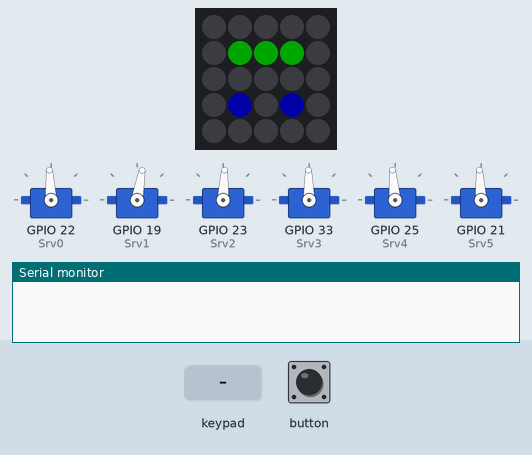
This sketch was run on a simulated ESP32. On the bench: 5×5 RGB LED matrix (first LED top left, wired row by row), 6 × servo, the last lines printed to the serial monitor. The inputs (shaded band) are chosen by the test bench. Dim RGB values are drawn brighter than linear; servo pulses on a pin are drawn as a servo (544–2400 µs = 0–180°).

Above: at 1.3 s.
1.4 s: key 'L' pressed
At 1.96 s:
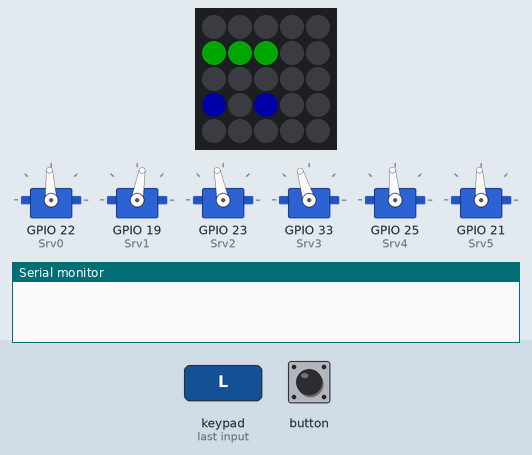
4.4 s: key 'R' pressed
At 4.93 s:
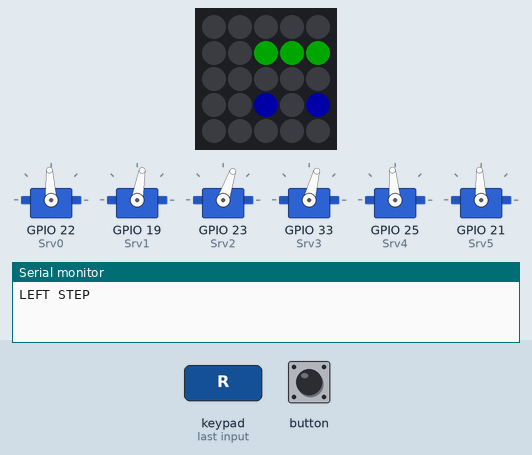
6.5 s: key 'U' pressed
9.4 s: key 'D' pressed
12.4 s: key 'O' pressed
At 13.67 s:
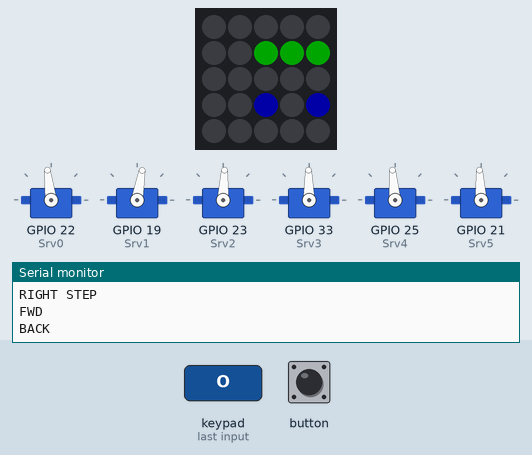
15.4 s: key 'S' pressed
At 15.96 s:
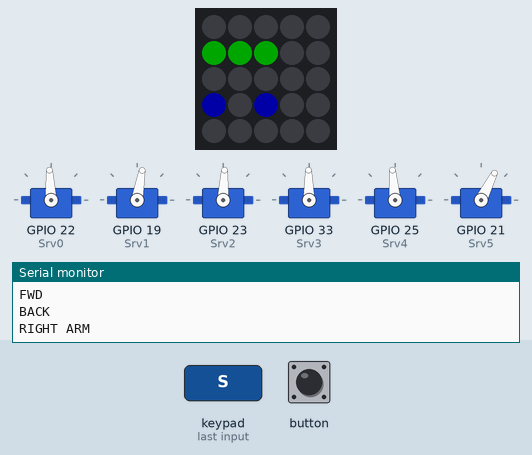
Timing chart, 0 to 18.4 s (numbered marks = the images above; inputs shaded):
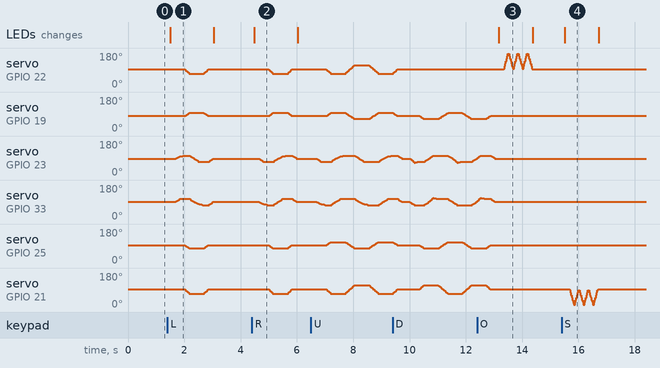

Measured:
- after the input at 1.4 s, servo on GPIO 19 (Srv1): rises from 80° to 96° in 0.14 s, then falls to 80° in 0.68 s; the LEDs: change after 0.10 s (image 1)
- after the input at 4.4 s, servo on GPIO 19 (Srv1): rises from 80° to 96° in 0.14 s, then falls to 80° in 0.68 s; the LEDs: change after 0.08 s (image 2)
- by itself, servo on GPIO 23 (Srv2): rises from 89° to 103° in 0.11 s, then falls to 87° in 0.50 s
- by itself, servo on GPIO 33 (Srv3): rises from 94° to 112° in 0.11 s, then falls to 91° in 0.50 s

The sketch:

s4_6axis_Control_dabble.ino
```cpp
#define CUSTOM_SETTINGS
#define INCLUDE_GAMEPAD_MODULE
#include <DabbleESP32.h>

#include "M5Atom.h"

const uint8_t Srv0 = 22; //GPIO Right Arm
const uint8_t Srv1 = 19; //GPIO Right Leg
const uint8_t Srv2 = 23; //GPIO Right Foot
const uint8_t Srv3 = 33; //GPIO Left Foot
const uint8_t Srv4 = 25; //GPIO Left Leg
const uint8_t Srv5 = 21; //GPIO Left Arm

const uint8_t srv_CH0 = 0, srv_CH1 = 1, srv_CH2 = 2, srv_CH3 = 3, srv_CH4 = 4, srv_CH5 = 5; //チャンネル
const double PWM_Hz = 50;   //PWM周波数
const uint8_t PWM_level = 16; //PWM 16bit(0～65535)

int pulseMIN = 1640;  //0deg 500μsec 50Hz 16bit : PWM周波数(Hz) x 2^16(bit) x PWM時間(μs) / 10^6
int pulseMAX = 8190;  //180deg 2500μsec 50Hz 16bit : PWM周波数(Hz) x 2^16(bit) x PWM時間(μs) / 10^6

int cont_min = 0;
int cont_max = 180;

int angZero[] = {90, 78, 85, 88, 92, 90};
int ang0[6];
int ang1[6];
int ang_b[6];
char ang_c[6];
float ts=160;  //160msごとに次のステップに移る
float td=20;   //20回で分割

// Forward Step
int f_s[19][6]={
  {0,0,0,0,0,0},
  {0,0,-15,-10,0,0},
  {0,0,-15,-15,0,0},
  {-20,15,-15,-15,15,-20},
  {-20,15,0,0,15,-20},
  {-20,15,10,15,15,-20},
  {-20,15,15,15,15,-20},
  {0,0,15,15,0,0},
  {20,-15,15,15,-15,20},
  {20,-15,0,0,-15,20},
  {20,-15,-15,-10,-15,20},
  {20,-15,-15,-15,-15,20},
  {0,0,-15,-15,0,0},
  {-20,15,-15,-15,15,-20},
  {-20,15,0,0,15,-20},
  {-20,15,10,15,15,-20},
  {-20,15,15,15,15,-20},
  {0,0,15,15,0,0},
  {0,0,0,0,0,0}};

// Back Step
int b_s[19][6]={
  {0,0,0,0,0,0},
  {0,0,-20,-15,0,0},
  {0,0,-15,-15,0,0},
  {0,-15,-15,-15,-15,20},
  {0,-15,0,0,-15,20},
  {0,-15,15,20,-15,20},
  {0,-15,15,15,-15,20},
  {0,0,15,15,0,0},
  {0,15,15,15,15,-20},
  {0,15,0,0,15,-20},
  {0,15,-20,-15,15,-20},
  {0,15,-15,-15,15,-20},
  {0,0,-15,-15,0,0},
  {0,-15,-15,-15,-15,20},
  {0,-15,0,0,-15,20},
  {0,-15,15,20,-15,20},
  {0,-15,15,15,-15,20},
  {0,0,15,15,0,0},
  {0,0,0,0,0,0}};

// Left Turn_Step
int l_s[9][6]={
  {0,0,0,0,0,0},
  {0,0,10,15,0,0},
  {0,0,15,15,0,0},
  {-20,15,15,15,-15,-20},
  {-20,15,0,0,-15,-20},
  {-20,15,-15,-10,-15,-20},
  {-20,15,-15,-15,-15,-20},
  {0,0,-15,-15,0,0},
  {0,0,0,0,0,0}};

// Right Turn Step
int r_s[9][6]={
  {0,0,0,0,0,0},
  {0,0,-15,-10,0,0},
  {0,0,-15,-15,0,0},
  {-20,15,-15,-15,-15,-20},
  {-20,15,0,0,-15,-20},
  {-20,15,10,15,-15,-20},
  {-20,15,15,15,-15,-20},
  {0,0,15,15,0,0},
  {0,0,0,0,0,0}};

// Right Arm
int r_a[7][6]={
  {0,0,0,0,0,0},
  {80,0,0,0,0,0},
  {0,0,0,0,0,0},
  {80,0,0,0,0,0},
  {0,0,0,0,0,0},
  {80,0,0,0,0,0},
  {0,0,0,0,0,0}};

// Left Arm
int l_a[7][6]={
  {0,0,0,0,0,0},
  {0,0,0,0,0,-80},
  {0,0,0,0,0,0},
  {0,0,0,0,0,-80},
  {0,0,0,0,0,0},
  {0,0,0,0,0,-80},
  {0,0,0,0,0,0}};

int direction = 0;

void Initial_Value(){  //initial servo angle
  for (int j=0; j <=5 ; j++){
      ang0[j] = angZero[j];
  }
  for (int j=0; j <=5 ; j++){
      ang1[j] = angZero[j];
  }
  servo_set();
}

void face_clear(){
  for(int i=0; i<25; i++){
    M5.dis.drawpix(i, 0x000000); //black
    //M5.dis.drawpix(i, 0xa5ff00); //orange
  }
}

void face_center(){
  M5.dis.drawpix(6, 0x00ff00);  //red
  M5.dis.drawpix(7, 0x00ff00);
  M5.dis.drawpix(8, 0x00ff00);
  M5.dis.drawpix(16, 0x0000ff);  //blue 0x0000ff
  M5.dis.drawpix(18, 0x0000ff);
}

void face_right(){
  face_clear();
  M5.dis.drawpix(7, 0x00ff00);
  M5.dis.drawpix(8, 0x00ff00);
  M5.dis.drawpix(9, 0x00ff00);
  M5.dis.drawpix(17, 0x0000ff);
  M5.dis.drawpix(19, 0x0000ff);
}

void face_left(){
  face_clear();
  M5.dis.drawpix(5, 0x00ff00);
  M5.dis.drawpix(6, 0x00ff00);
  M5.dis.drawpix(7, 0x00ff00);
  M5.dis.drawpix(15, 0x0000ff);
  M5.dis.drawpix(17, 0x0000ff);
}

void Srv_drive(int srv_CH,int SrvAng){
  SrvAng = map(SrvAng, cont_min, cont_max, pulseMIN, pulseMAX);
  ledcWrite(srv_CH, SrvAng);
}

void forward_step()
{
  for (int i=0; i <=18 ; i++){
    for (int j=0; j <=5 ; j++){
      ang1[j] = angZero[j] + f_s[i][j];
    }
  servo_set();
  }
}

void back_step()
{
  for (int i=0; i <=18 ; i++){
    for (int j=0; j <=5 ; j++){
      ang1[j] = angZero[j] + b_s[i][j];
    }
  servo_set();
  }
}

void right_step()
{
  face_right();
  for (int i=0; i <=8 ; i++){
    for (int j=0; j <=5 ; j++){
      ang1[j] = angZero[j] + r_s[i][j];
    }
  servo_set();
  }
  face_clear();
  face_center();
}

void left_step()
{
  face_left();
  for (int i=0; i <=8 ; i++){
    for (int j=0; j <=5 ; j++){
      ang1[j] = angZero[j] + l_s[i][j];
    }
  servo_set();
  }
  face_clear();
  face_center();
}

void right_arm()
{
  face_right();
  for (int i=0; i <=6 ; i++){
    for (int j=0; j <=5 ; j++){
      ang1[j] = angZero[j] + r_a[i][j];
    }
  servo_set();
  }
  face_clear();
  face_center();
}

void left_arm()
{
  face_left();
  for (int i=0; i <=6 ; i++){
    for (int j=0; j <=5 ; j++){
      ang1[j] = angZero[j] + l_a[i][j];
    }
  servo_set();
  }
  face_clear();
  face_center();
}

void servo_set(){
  int a[6],b[6];

  for (int j=0; j <=5 ; j++){
      a[j] = ang1[j] - ang0[j];
      b[j] = ang0[j];
      ang0[j] = ang1[j];
  }

  for (int k=0; k <=td ; k++){

      Srv_drive(srv_CH0, a[0]*float(k)/td+b[0]);
      Srv_drive(srv_CH1, a[1]*float(k)/td+b[1]);
      Srv_drive(srv_CH2, a[2]*float(k)/td+b[2]);
      Srv_drive(srv_CH3, a[3]*float(k)/td+b[3]);
      Srv_drive(srv_CH4, a[4]*float(k)/td+b[4]);
      Srv_drive(srv_CH5, a[5]*float(k)/td+b[5]);

      delay(ts/td);
  }
}

void setup() {
  Serial.begin(151200);
  // void M5Atom::begin(bool SerialEnable , bool I2CEnable , bool DisplayEnable )
  M5.begin(true, false, true);
  Dabble.begin("M5Atom2");       //set bluetooth name of your device

  pinMode(Srv0, OUTPUT);
  pinMode(Srv1, OUTPUT);
  pinMode(Srv2, OUTPUT);
  pinMode(Srv3, OUTPUT);
  pinMode(Srv4, OUTPUT);
  pinMode(Srv5, OUTPUT);

  //モータのPWMのチャンネル、周波数の設定
  ledcSetup(srv_CH0, PWM_Hz, PWM_level);
  ledcSetup(srv_CH1, PWM_Hz, PWM_level);
  ledcSetup(srv_CH2, PWM_Hz, PWM_level);
  ledcSetup(srv_CH3, PWM_Hz, PWM_level);
  ledcSetup(srv_CH4, PWM_Hz, PWM_level);
  ledcSetup(srv_CH5, PWM_Hz, PWM_level);

  //モータのピンとチャンネルの設定
  ledcAttachPin(Srv0, srv_CH0);
  ledcAttachPin(Srv1, srv_CH1);
  ledcAttachPin(Srv2, srv_CH2);
  ledcAttachPin(Srv3, srv_CH3);
  ledcAttachPin(Srv4, srv_CH4);
  ledcAttachPin(Srv5, srv_CH5);

  face_center();

  Initial_Value();
}

void loop() {
  M5.update();
  if ( M5.Btn.wasReleased() ) {
    Initial_Value();
  }

  Dabble.processInput();             //this function is used to refresh data obtained from smartphone.Hence calling this function is mandatory in order to get data properly from your mobile.

  if (GamePad.isUpPressed())
  {
    forward_step();
    Serial.println("FWD");
  }

  if (GamePad.isDownPressed())
  {
    back_step();
    Serial.println("BACK");
  }

  if (GamePad.isLeftPressed())
  {
    left_step();
    Serial.println("LEFT STEP");
  }

  if (GamePad.isRightPressed())
  {
    right_step();
    Serial.println("RIGHT STEP");
  }

  if (GamePad.isSquarePressed())
  {
    left_arm();
    Serial.println("Left ARM");
  }

  if (GamePad.isCirclePressed())
  {
    right_arm();
    Serial.println("RIGHT ARM");
  }

  delay(100);
}
```
